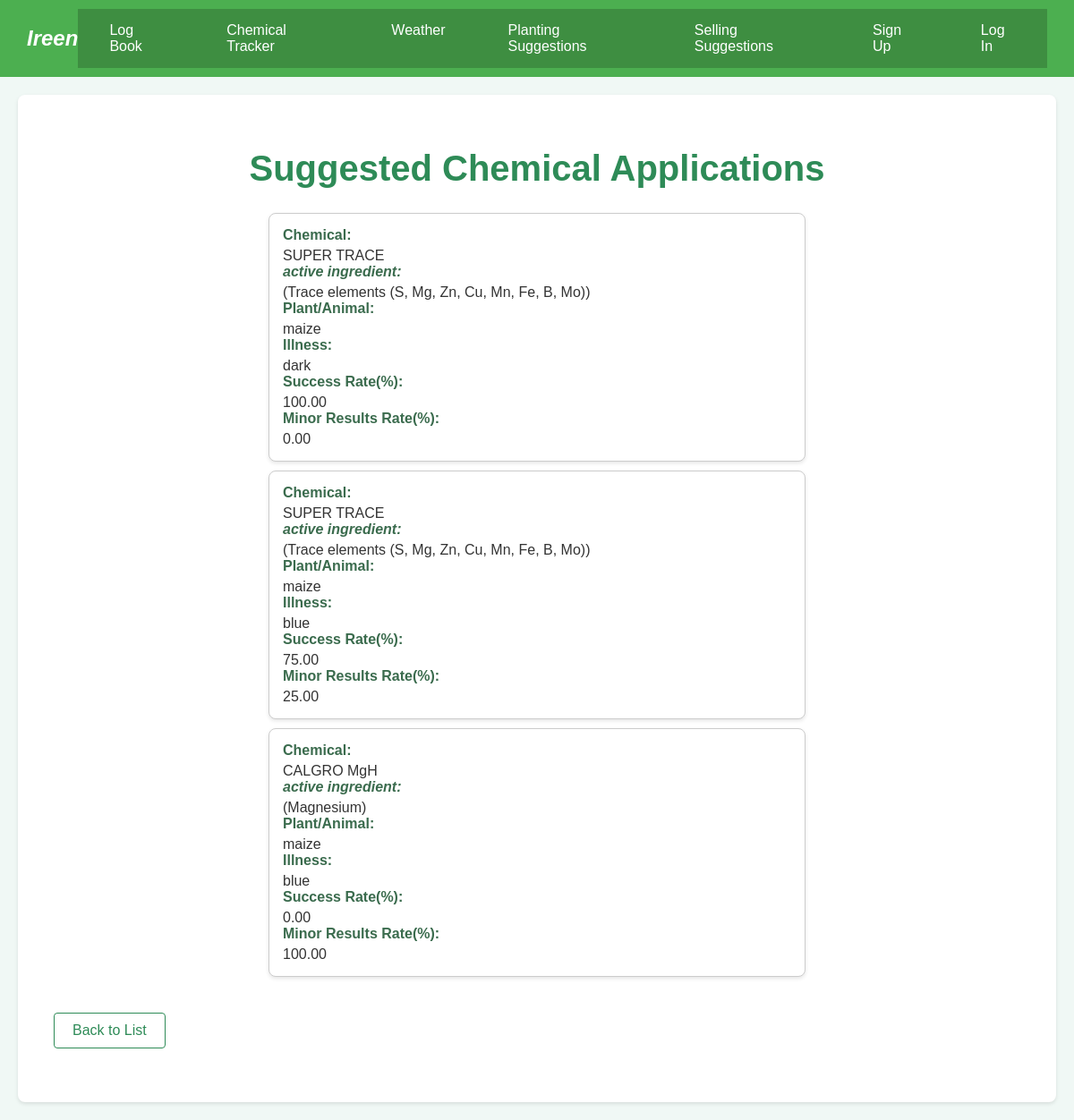
Screenshot of /chemicaltracker/suggestions/ with the database file from the repository.
### chemical_tracker/models.py (models this page shows, shortened)
class Chemical(models.Model):
    user = models.ForeignKey(User, on_delete=models.CASCADE)
    name = models.CharField(max_length=100)
    active_ingredient = models.CharField(max_length=100)
    usage_instructions = models.TextField()
    associated_products = models.TextField(blank=True, null=True)

### chemical_tracker/views.py (the view)
# urls.py: path('suggestions/', views.suggest_chemical_applications, name='suggest_chemical_applications'),
def suggest_chemical_applications(request):
    suggestions = (
        Recommendation.objects
        .values('chemical', 'plant', 'illness')
        .annotate(
            total_count=Count('id'),
            success_count=Count(
                Case(
                    When(result='success', then=1),
                    output_field=IntegerField()
                )
            ),
            minor_result_count=Count(
                Case(
                    When(result='minor_result', then=1),
                    output_field=IntegerField()
                )
            ),
            success_rate=F('success_count') * 100 / F('total_count'),
            minor_result_rate=F('minor_result_count') * 100 / F('total_count'),
        )
        .order_by('-success_rate')  # Prioritize chemicals with higher success rate
    )
    chemical_ids = [suggestion['chemical'] for suggestion in suggestions]
    chemicals = Chemical.objects.filter(id__in=chemical_ids)
    suggestions_with_details = [
        {
            **suggestion,
            'chemical': chemicals.get(id=suggestion['chemical']),
        }
        for suggestion in suggestions
    ]
    return render(request, 'chemical_tracker/suggest_chemical_applications.html', {'suggestions': suggestions_with_details})

### chemical_tracker/templates/chemical_tracker/suggest_chemical_applications.html (shortened to what this page needs)
{% extends 'base.html' %}
{% block content %}
<!DOCTYPE html>
<html>
<head>
    {% load static %}
    <link rel="stylesheet" href="{% static 'suggest.css' %}">
</head>
<body class="suggest-body">
    <div class="suggest-container">
        <h1>Suggested Chemical Applications</h1>
        <ul>
            {% for suggestion in suggestions %}
            <li>
                <strong>Chemical:</strong> {{ suggestion.chemical.name }}<br>
                <strong style="font-style: italic;">active ingredient:</strong> ({{ suggestion.chemical.active_ingredient }})<br>
                <strong>Plant/Animal:</strong> {{ suggestion.plant }}<br>
                <strong>Illness:</strong> {{ suggestion.illness }}<br>
                <strong>Success Rate(%):</strong> {{ suggestion.success_rate|floatformat:2 }}<br>
                <strong>Minor Results Rate(%):</strong> {{ suggestion.minor_result_rate|floatformat:2 }}<br>
            </li>
            {% empty %}
            <li>No suggestions available.</li>
            {% endfor %}
        </ul>
        <a href="{% url 'chemicaltracker:chemicalT' %}">Back to List</a>
    </div>
</body>
</html>
{% endblock %}

### static/css/main.css (style rules this page uses)
body { font-family: Arial, sans-serif; margin: 0; padding: 0; color: #333; background-color: #eaf2e5; }

### chemical_tracker/static/chemical_tracker/css/suggest.css (style rules this page uses)
body.suggest-body { font-family: 'Arial', sans-serif; margin: 0; padding: 0; background-color: #f0f8f5; color: #333; }
.suggest-container h1 { color: #2e8b57; text-align: center; margin-top: 20px; font-size: 2.5em; }
.suggest-container ul { list-style-type: none; padding: 0; margin: 20px auto; max-width: 600px; }
.suggest-container li { background-color: white; padding: 15px; margin-bottom: 10px; border-radius: 8px; box-shadow: 0 2px 4px rgba(0, 0, 0, 0.1); border: 1px solid #ccc; }
.suggest-container li strong { color: #3a6b4d; display: block; margin-bottom: 5px; }
.suggest-container a { color: #2e8b57; text-decoration: none; display: inline-block; margin: 20px auto; padding: 10px 20px; border: 1px solid #2e8b57; border-radius: 4px; transition: background-color 0.3s ease, color 0.3s ease; }

### rows the page displays
Chemical: chemical.name "SUPER TRACE", chemical.active_ingredient "Trace elements (S, Mg, Zn, Cu, Mn, Fe, B, Mo)", plant "maize", illness "dark", success_rate "100.00", minor_result_rate "0.00", illness "blue", success_rate "75.00", minor_result_rate "25.00"
Chemical: chemical.name "CALGRO MgH", chemical.active_ingredient "Magnesium", plant "maize", illness "blue", success_rate "0.00", minor_result_rate "100.00"
